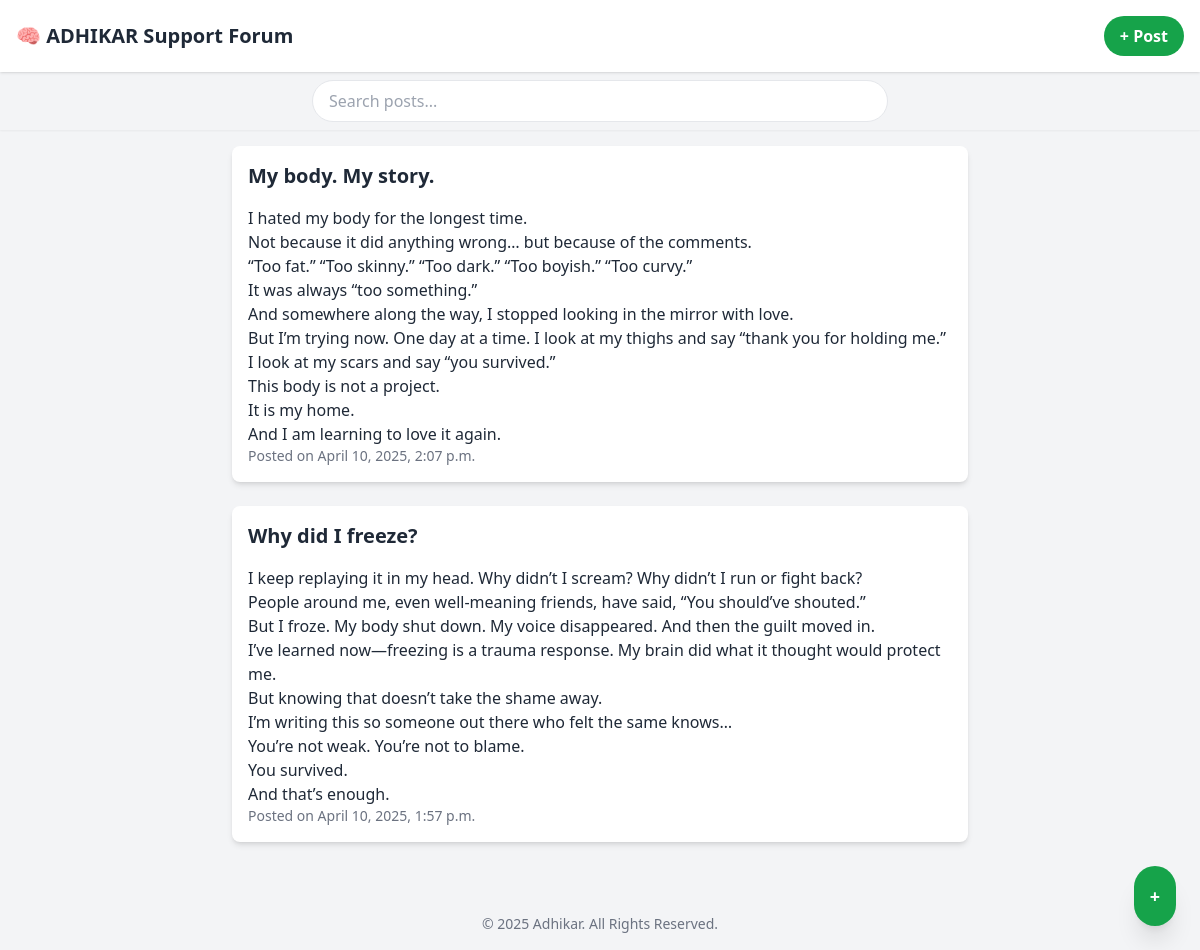
Page /suppport_forum/ on the committed database.
### fir/models.py (models this page shows, shortened)
class Post(models.Model):
    title = models.CharField(max_length=200)
    content = models.TextField()
    created_at = models.DateTimeField(default=timezone.now)

### fir/views.py (the view)
# urls.py: path('suppport_forum/' , views.support_forum , name='support_forum'),
def support_forum(request):
    posts = Post.objects.all().order_by('-created_at')  # Newest posts first
    return render(request, 'fir/template/support_forum.html', {'posts': posts})

### fir/template/support_forum.html (shortened to what this page needs)
<!DOCTYPE html>
<html lang="en">
<head>
  <script src="https://cdn.tailwindcss.com"></script>
</head>
<body class="bg-gray-100 text-gray-800 min-h-screen flex flex-col">
  <header class="bg-white shadow p-4 flex justify-between items-center sticky top-0 z-50">
    <h1 class="text-xl font-bold">🧠 ADHIKAR Support Forum</h1>
    <a href="{% url 'new_post' %}" class="bg-green-600 hover:bg-green-700 text-white px-4 py-2 rounded-full font-semibold hidden md:inline-block">+ Post</a>
  </header>
  <div class="bg-gray-100 px-4 py-2 flex justify-center shadow-sm">
    <input type="text" id="searchInput" placeholder="Search posts..." class="px-4 py-2 border rounded-full focus:outline-none focus:ring w-full max-w-xl" oninput="filterPosts()" />
  </div>
  <main class="flex-1 max-w-3xl mx-auto p-4 space-y-6" id="postsContainer">
    {% for post in posts %}
    <div class="bg-white p-4 rounded-lg shadow-md">
      <h2 class="text-xl font-semibold mb-2">{{ post.title }}</h2>
      <p class="text-gray-700 mb-4">{{ post.content|linebreaks }}</p>
      <p class="text-sm text-gray-500">Posted on {{ post.created_at|date:"F j, Y, g:i a" }}</p>
    </div>
  {% empty %}
    <p class="text-center text-gray-500">No posts yet. Be the first to share!</p>
  {% endfor %}
  </main>
  <a href="new-post.html" class="fixed bottom-6 right-6 bg-green-600 hover:bg-green-700 text-white p-4 rounded-full shadow-xl text-lg font-bold">+</a>
  <footer class="mt-10 text-center text-gray-500 text-sm py-4">
    © 2025 Adhikar. All Rights Reserved.
  </footer>
</body>
</html>

### rows in the picture
Post: title "My body. My story.", content "I hated my body for the longest time. Not because it did anything wrong… but because of the comments. “Too fat.” “Too skinny.” “Too dark.” “Too boyish.” “Too curvy.” It was always “too something.” And somewhere along the way, I stopped looking in the mirror with love. But I’m trying now. One day at a time. I look at my thighs and say “thank you for holding me.” I look at my scars and say “you survived.” This body is not a project. It is my home. And I am learning to love it again.", created_at "April 10, 2025, 2:07 p.m."
Post: title "Why did I freeze?", content "I keep replaying it in my head. Why didn’t I scream? Why didn’t I run or fight back? People around me, even well-meaning friends, have said, “You should’ve shouted.” But I froze. My body shut down. My voice disappeared. And then the guilt moved in. I’ve learned now—freezing is a trauma response. My brain did what it thought would protect me. But knowing that doesn’t take the shame away. I’m writing this so someone out there who felt the same knows… You’re not weak. You’re not to blame. You survived. And that’s enough.", created_at "April 10, 2025, 1:57 p.m."
